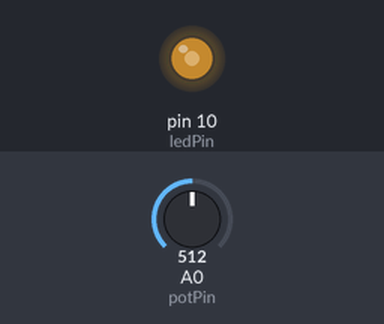
Bench run of a sketch on a simulated Arduino Uno, built with avr-gcc and run on an emulated ATmega328P. Parts: output pins drawn as LEDs (lit = HIGH). The inputs (shaded band) are chosen by the test bench; at power-on: A0 (potPin) = 512.

Above: at 1.2 s.
1.3 s: A0 (potPin) set to 716
At 1.9 s:
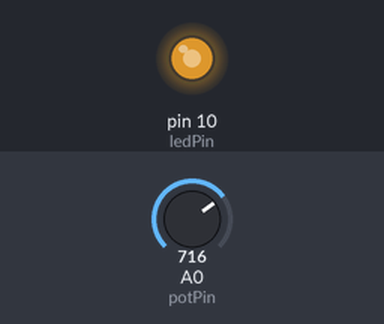
2.8 s: A0 (potPin) set to 900
At 3.2 s:
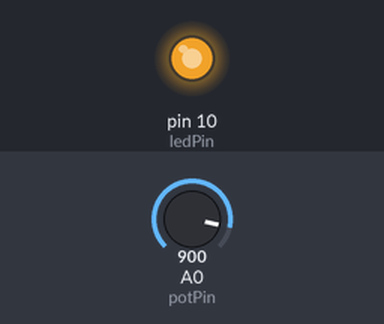
4.3 s: A0 (potPin) set to 122
At 5.5 s:
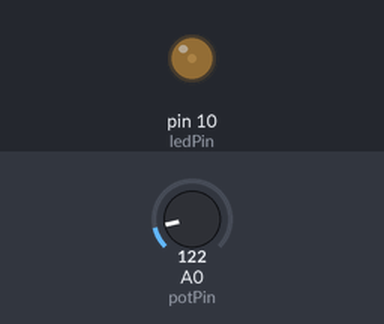
5.8 s: A0 (potPin) set to 0
At 6.8 s:
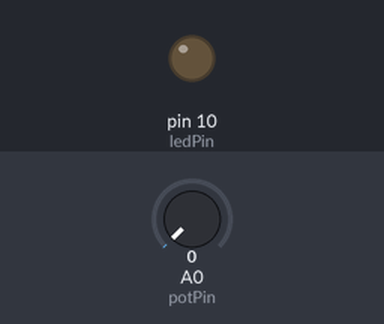
7.3 s: A0 (potPin) set to 511
At 8.1 s:
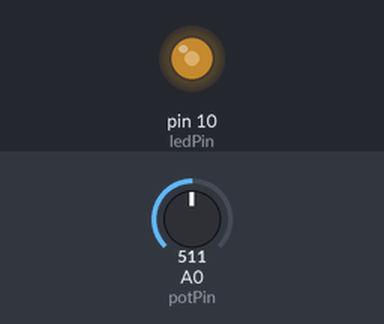
Timing chart, 0 to 9.8 s (numbered marks = the images above; inputs shaded):
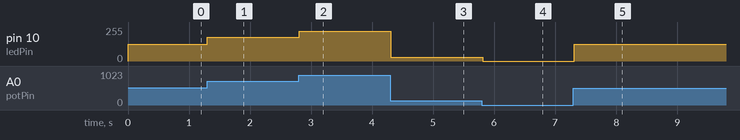

The sketch:

RotationSensor_ControllerLED.ino
```cpp
int potPin = 0;
int ledPin = 10;

void setup() {
  pinMode(ledPin,OUTPUT);

}

void loop() {
  int sensorValue = analogRead(potPin);
  int outputValue = map(sensorValue,0,1023,0,255);
  analogWrite(ledPin,outputValue);
  delay(100);
}
```

Measured:
- after the input at 1.3 s, pin 10 (ledPin): 127/255 → 178/255 at once
- after the input at 2.8 s, pin 10 (ledPin): 178/255 → 224/255 at once
- after the input at 4.3 s, pin 10 (ledPin): 224/255 → 30/255 at once
- after the input at 5.8 s, pin 10 (ledPin): 30/255 → 0/255 at once
- after the input at 7.3 s, pin 10 (ledPin): 0/255 → 127/255 at once
